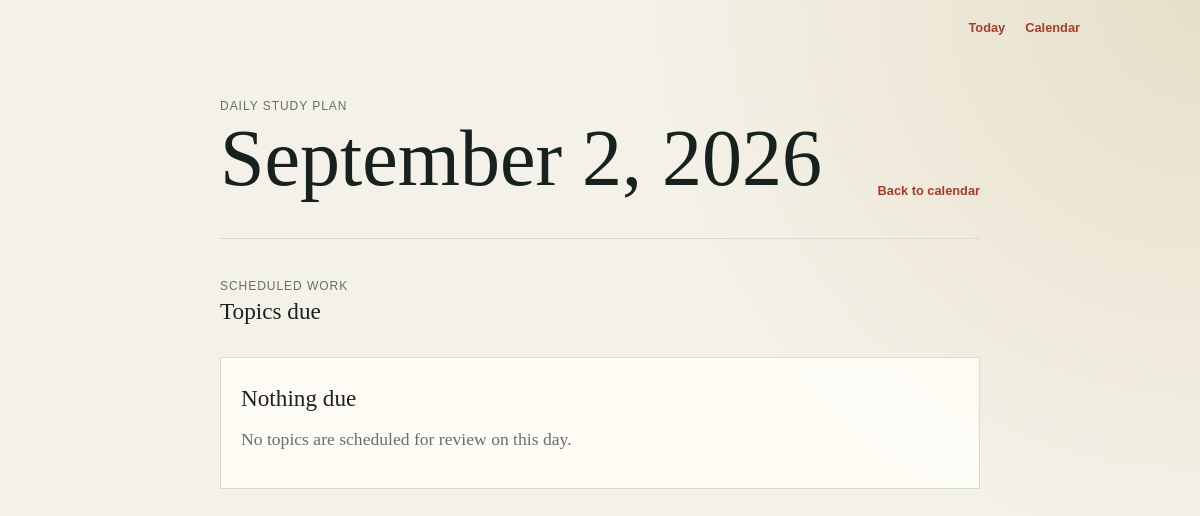
The app's page /calendar/day/2026-09-02, older data.
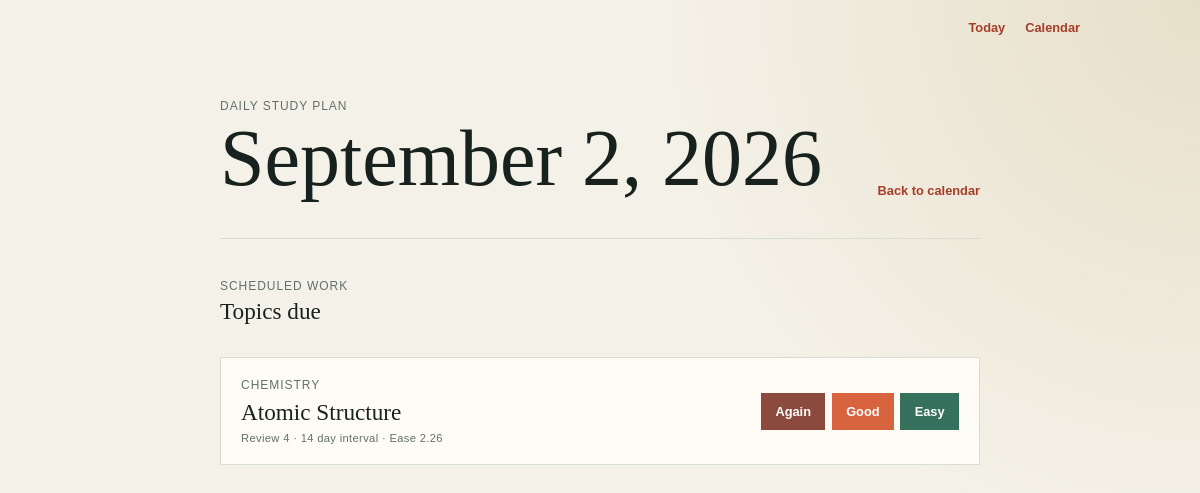
The same page, newer data.
### app.py (models this page shows, shortened)
class Topic(db.Model):
    __tablename__ = 'topics'
    id = db.Column(db.Integer, primary_key=True)
    subject = db.Column(db.String(100), nullable=False)       # e.g., "Physics"
    title = db.Column(db.String(150), nullable=False)         # e.g., "Newtonian Mechanics"
    interval = db.Column(db.Integer, default=0)               # Days until next review
    repetition = db.Column(db.Integer, default=0)             # Successful review streak
    ease_factor = db.Column(db.Float, default=2.5)            # Interval multiplier
    due_date = db.Column(db.DateTime, default=utc_now_naive) # When it should appear on the to-do list
    reviews = db.relationship('Review', back_populates='topic', cascade='all, delete-orphan')
    def review(self, grade, reviewed_at=None):
        """Apply an SM-2 review grade and schedule the next review."""
        if grade not in {1, 3, 5}:
            raise ValueError('grade must be 1, 3, or 5')
        quality_gap = 5 - grade
        self.ease_factor = max(
            1.3,
            self.ease_factor + 0.1 - quality_gap * (0.08 + quality_gap * 0.02),
        )
        if grade == 1:
            self.repetition = 0
            self.interval = 1
        elif self.repetition == 0:
            self.repetition = 1
            self.interval = 1
        elif self.repetition == 1:
            self.repetition = 2
            self.interval = 6
        else:
            self.interval = max(1, round(self.interval * self.ease_factor))
            self.repetition += 1
        review_start = reviewed_at or utc_now_naive()
        self.due_date = review_start + timedelta(days=self.interval)

### app.py (the view)
@app.route('/calendar/day/<selected_date>')
def calendar_day_view(selected_date):
    try:
        selected_day = date.fromisoformat(selected_date)
    except ValueError:
        abort(400, description='Invalid calendar day.')
    local_range_start = datetime.combine(
        selected_day, datetime.min.time(), tzinfo=LOCAL_TIMEZONE
    )
    local_range_end = local_range_start + timedelta(days=1)
    range_start = local_datetime_to_utc_naive(local_range_start)
    range_end = local_datetime_to_utc_naive(local_range_end)
    due_topics = Topic.query.filter(
        Topic.due_date >= range_start,
        Topic.due_date < range_end,
    ).order_by(Topic.due_date.asc()).all()
    reviews = Review.query.filter(
        Review.reviewed_at >= range_start,
        Review.reviewed_at < range_end,
    ).order_by(Review.reviewed_at.asc()).all()
    return render_template(
        'calendar_day.html',
        selected_day=selected_day,
        due_topics=due_topics,
        reviews=reviews,
    )

### app.py (called while the page is built)
def local_datetime_to_utc_naive(value):
    return value.astimezone(timezone.utc).replace(tzinfo=None)

### templates/calendar_day.html (shortened to what this page needs)
{% extends "layout.html" %}
{% block content %}
    <main class="day-page">
        <header class="day-page-header">
            <div>
                <p class="eyebrow">Daily study plan</p>
                <h1>{{ selected_day.strftime('%B %-d, %Y') }}</h1>
            </div>
            <a href="{{ url_for('calendar_view', year=selected_day.year, month=selected_day.month) }}" class="back-link">Back to calendar</a>
        </header>
        <section class="day-section" aria-labelledby="due-heading">
            <div class="section-heading">
                <p class="eyebrow">Scheduled work</p>
                <h2 id="due-heading">Topics due</h2>
            </div>
            {% if due_topics %}
                <div class="topic-list">
                    {% for topic in due_topics %}
                        <article class="topic">
                            <div>
                                <p class="subject">{{ topic.subject }}</p>
                                <h2>{{ topic.title }}</h2>
                                <p class="meta">Review {{ topic.repetition + 1 }} · {{ topic.interval }} day interval · Ease {{ '%.2f'|format(topic.ease_factor) }}</p>
                            </div>
                            <form method="post" action="{{ url_for('review_topic', topic_id=topic.id) }}" class="review-actions">
                                <button type="submit" name="grade" value="1" class="again">Again</button>
                                <button type="submit" name="grade" value="3">Good</button>
                                <button type="submit" name="grade" value="5" class="easy">Easy</button>
                            </form>
                        </article>
                    {% endfor %}
                </div>
            {% else %}
                <section class="empty-state">
                    <h2>Nothing due</h2>
                    <p>No topics are scheduled for review on this day.</p>
                </section>
            {% endif %}
        </section>
    </main>
{% endblock %}

Row changes from the older to the newer data that the page shows:
now on this page (row edited): Topic: strftime "September 2, 2026", subject "CHEMISTRY", title "Atomic Structure", topic.repetition+1 "4", interval "14", ease_factor "2.26"
Text that changed along with them:
{{ selected_day.strftime('%B %-d, %Y') }}: "September 2, 2026" → (not shown)
text no longer shown: "Nothing due No topics are scheduled for review on this day."
